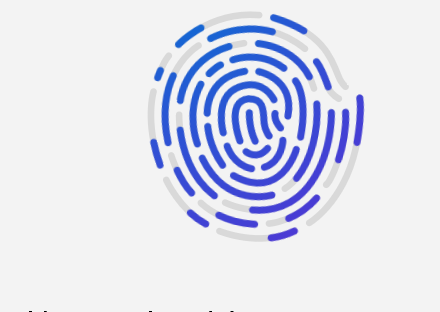
#> input picture fingerprint1.jpg, 440 x 312 px; the run also reads 1 picture not shown here
$ python 'parmak izi algılama.py'
#> lines starting #> are read from the running program, lines starting #| are printed output that depends on the picture
#> further down, fingerprint1 is the input picture: shape (312, 440, 3); mean B, G, R 238.9, 225.6, 222.9
# -*- coding: utf-8 -*-
"""
Created on Fri May 24 00:43:58 2024

@author: samed
"""

import cv2
import numpy as np

def fingerprint_match(img1, img2):
    # İki parmak izi görüntüsünü gri tonlamalı olarak yükleyin
    img1_gray = cv2.cvtColor(img1, cv2.COLOR_BGR2GRAY)
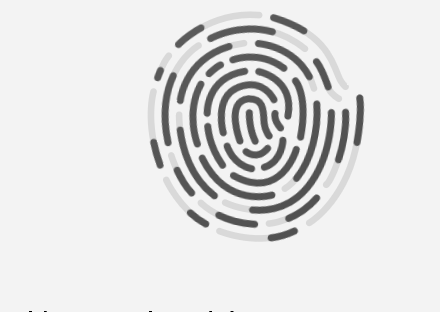
#> img1_gray: shape (312, 440); min 0, max 243, mean 226.3
    img2_gray = cv2.cvtColor(img2, cv2.COLOR_BGR2GRAY)

    # İki görüntü arasındaki benzerliği hesaplayın
    result = cv2.matchTemplate(img1_gray, img2_gray, cv2.TM_CCOEFF_NORMED)
#> result = [1]
    similarity = np.max(result)
#> similarity = 1

    return similarity

# Parçalanan parmak izi görüntülerini yükleyin
fingerprint1 = cv2.imread("fingerprint1.jpg")
fingerprint2 = cv2.imread("fingerprint2.jpg")

# Parmağınızı iki farklı sensöre koyup alınan iki farklı parmak izi resmini karşılaştırın
similarity = fingerprint_match(fingerprint1, fingerprint2)
#> similarity = 1

# Benzerlik değerini eşik değeriyle karşılaştırın
threshold = 0.8  # Örnek bir eşik değeri
if similarity > threshold:
    print("Parmak izi eşleşti!")
else:
    print("Parmak izi eşleşmedi.")

# Sonuçları görselleştirin
cv2.imshow("Fingerprint 1", fingerprint1)
cv2.imshow("Fingerprint 2", fingerprint2)
cv2.waitKey(0)
cv2.destroyAllWindows()
